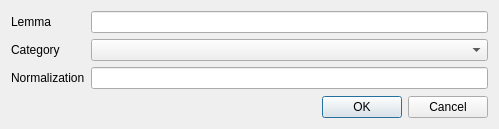
<!--
Copyright 2002-2013 CEA LIST
SPDX-FileCopyrightText: 2022 CEA LIST <gael.de-chalendar@cea.fr>

SPDX-License-Identifier: MIT
-->

    <ui version="4.0" >
 <class>DictionnaryEntryEditDialog</class>
 <widget class="QDialog" name="DictionnaryEntryEditDialog" >
  <property name="geometry" >
   <rect>
    <x>0</x>
    <y>0</y>
    <width>499</width>
    <height>129</height>
   </rect>
  </property>
  <property name="windowTitle" >
   <string>Dictionnary entry</string>
  </property>
  <property name="modal" >
   <bool>true</bool>
  </property>
  <layout class="QVBoxLayout" name="verticalLayout" >
   <item>
    <layout class="QFormLayout" name="formLayout" >
     <property name="fieldGrowthPolicy" >
      <enum>QFormLayout::AllNonFixedFieldsGrow</enum>
     </property>
     <item row="0" column="0" >
      <widget class="QLabel" name="label" >
       <property name="text" >
        <string>Lemma</string>
       </property>
       <property name="buddy" >
        <cstring>lemmaInp</cstring>
       </property>
      </widget>
     </item>
     <item row="0" column="1" >
      <widget class="QLineEdit" name="lemmaInp" />
     </item>
     <item row="1" column="0" >
      <widget class="QLabel" name="label_2" >
       <property name="text" >
        <string>Category</string>
       </property>
       <property name="buddy" >
        <cstring>categoryCb</cstring>
       </property>
      </widget>
     </item>
     <item row="1" column="1" >
      <widget class="QComboBox" name="categoryCb" />
     </item>
     <item row="2" column="0" >
      <widget class="QLabel" name="label_3" >
       <property name="text" >
        <string>Normalization</string>
       </property>
       <property name="buddy" >
        <cstring>normalizationInp</cstring>
       </property>
      </widget>
     </item>
     <item row="2" column="1" >
      <widget class="QLineEdit" name="normalizationInp" />
     </item>
    </layout>
   </item>
   <item>
    <widget class="QDialogButtonBox" name="buttonBox" >
     <property name="orientation" >
      <enum>Qt::Horizontal</enum>
     </property>
     <property name="standardButtons" >
      <set>QDialogButtonBox::Cancel|QDialogButtonBox::Ok</set>
     </property>
    </widget>
   </item>
  </layout>
 </widget>
 <tabstops>
  <tabstop>lemmaInp</tabstop>
  <tabstop>categoryCb</tabstop>
  <tabstop>normalizationInp</tabstop>
  <tabstop>buttonBox</tabstop>
 </tabstops>
 <resources/>
 <connections>
  <connection>
   <sender>buttonBox</sender>
   <signal>accepted()</signal>
   <receiver>DictionnaryEntryEditDialog</receiver>
   <slot>accept()</slot>
   <hints>
    <hint type="sourcelabel" >
     <x>222</x>
     <y>175</y>
    </hint>
    <hint type="destinationlabel" >
     <x>157</x>
     <y>190</y>
    </hint>
   </hints>
  </connection>
  <connection>
   <sender>buttonBox</sender>
   <signal>rejected()</signal>
   <receiver>DictionnaryEntryEditDialog</receiver>
   <slot>reject()</slot>
   <hints>
    <hint type="sourcelabel" >
     <x>290</x>
     <y>181</y>
    </hint>
    <hint type="destinationlabel" >
     <x>286</x>
     <y>190</y>
    </hint>
   </hints>
  </connection>
 </connections>
</ui>
